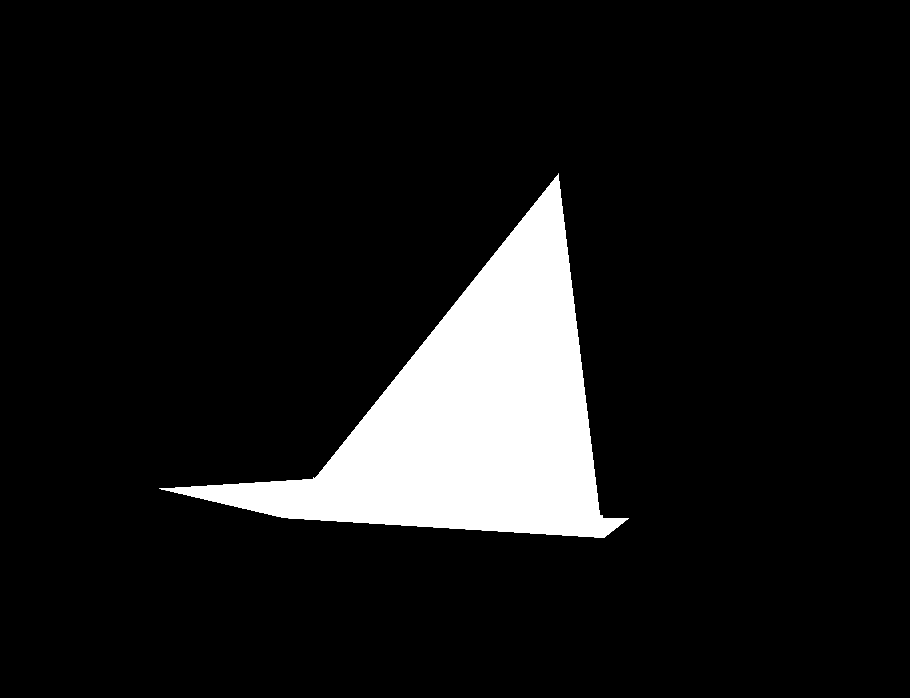
#> input picture assets/step4a.png, 910 x 698 px
$ python hsvCalibration.py
#> lines starting #> are read from the running program, lines starting #| are printed output that depends on the picture; after the words box and inside, x2 and y2 are one past the last pixel; in counts of white or black regions, pixels touching at a corner belong together
#> (reads trackbarValues.json from the repository)
### shapeMatch.py
import cv2
import math
import numpy as np

import draw

green_contour_size = 10000

def detectContours(bimg, dimg, minArea=1000, approx_val=0.01, debug=False):
    ''' Returns all approximated contours larger than minArea '''
    contours, _ = cv2.findContours(bimg, cv2.RETR_EXTERNAL, cv2.CHAIN_APPROX_SIMPLE)
    results = []

    for i in range(len(contours)):
        cnt = contours[i]
        area = cv2.contourArea(cnt)

        if area > minArea:
            peri = cv2.arcLength(cnt, True)
            approx = cv2.approxPolyDP(cnt, approx_val*peri, True)
            results.append(approx)
            if debug:
                cv2.drawContours(dimg, [approx], 0, draw.DEBUG_GREEN, draw.THICKNESS_S)

    return results


def getLargestContour(contours):
    max_area = 0
    max_cnt = []

    if len(contours) > 0:
        for cnt in contours:
            area = cv2.contourArea(cnt)
            if area > max_area:
                max_area = area
                max_cnt = cnt
    return max_cnt


def loadReferenceContour(path):
#> called with path = 'assets/step4a.png'
    img = cv2.imread(path)
#> img is the input picture: shape (698, 910, 3); min 0, max 255, mean 24.6
    img_gray = cv2.cvtColor(img, cv2.COLOR_BGR2GRAY)
    img_blur = cv2.GaussianBlur(img_gray, (5, 5), 1)
    ret, img_bin = cv2.threshold(img_blur, 190, 255, cv2.THRESH_BINARY)
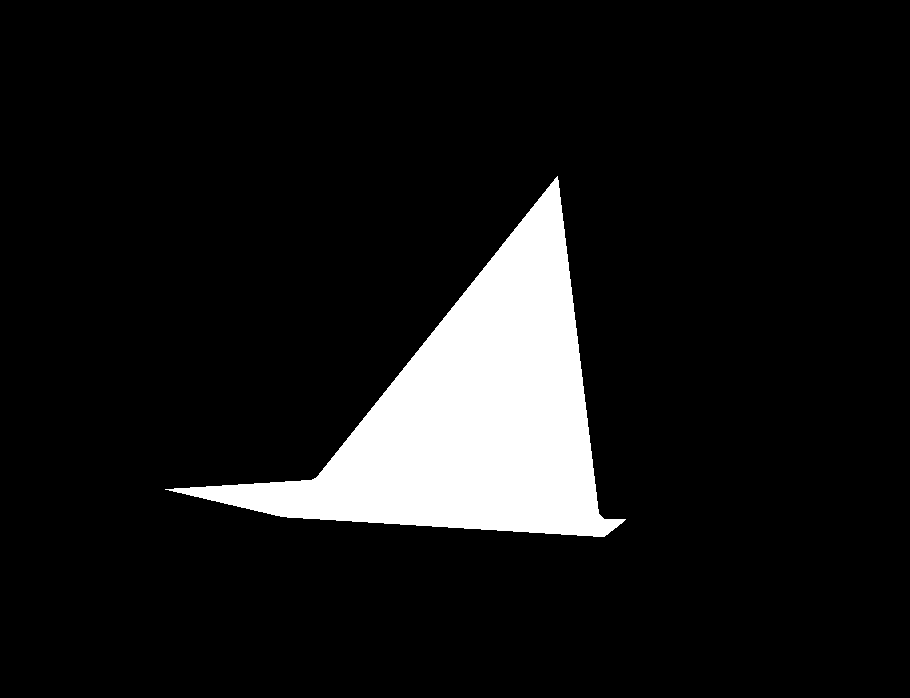
#> img_bin: shape (698, 910); 9.4% white; 1 white region
    contours = detectContours(img_bin, [], minArea=100, debug=False)
#> in detectContours, `contours, _ = cv2.findContours(bimg, cv2.RETR_EXTERNAL, cv2.CHAIN_APPR..`: contours = 1 contour; box (x1, y1, x2, y2) and area: (165, 176, 626, 537) 59381
#> the loop in detectContours, `for i in range(len(contours)):` made 1 pass
#> (area, peri) on pass 1: (59381, 1426.8)
#> after the loop in detectContours, `for i in range(len(contours)):`: results = 1 item
#> contours = 1 item
    cnt = getLargestContour(contours)
#> the loop in getLargestContour, `for cnt in contours:` made 1 pass
#> (area, max_area) on pass 1: (57932.5, 57932.5)
#> after the loop in getLargestContour, `for cnt in contours:`: max_area = 57932.5; max_cnt = [[557, 176], [315, 478], [165, 489], [287, 517], [616, 527], [597, 508]]
#> cnt has the same summary as max_cnt in getLargestContour
    return cnt


def compareShapes(cnt1, cnt2, threshold=0.9, debug=False):
    ''' Returns True if both contours are similar '''
    d = -1
    if len(cnt1) > 0 and len(cnt2) > 0:
        d = cv2.matchShapes(cnt1, cnt2, cv2.CONTOURS_MATCH_I2, 0)

    if debug:
        print('d = ' + str(d))

    if d < threshold and d >= 0:
        return True
    else:
        return False


def calculatedSquaredDistance(pt1, pt2):
    return (pt1[0]-pt2[0]) ** 2 + (pt1[1]-pt2[1]) ** 2


# [38 lines left out: functions getAccentContour, differentiate2and3, getStep3Triangle, not called in this run]


########################################################################

refcnt_4 = loadReferenceContour('assets/step4a.png')
#> refcnt_4 has the same summary as max_cnt in getLargestContour

def identifyCurrentStep(img, img_masked, accent_masked, debug=False):
    ''' Returns:
            - step: [int] current step
                - -1 if no step matches
                - -2 if undecided
            - cnt: [array] original contour
    '''
    contours = detectContours(img_masked, img, debug)
    cnt = getLargestContour(contours)
    l = len(cnt)

    # =================================================
    if l == 4:
        if debug:
            print('4 vertices')
        shape = cnt.reshape(4, 2)
        a, b, c, d = shape

        # check if the edges are equal length
        l1 = calculatedSquaredDistance(a, b)
        l2 = calculatedSquaredDistance(b, c)
        l3 = calculatedSquaredDistance(c, d)
        l4 = calculatedSquaredDistance(d, a)
        v1 = abs(l1-l3) < (0.3*l1)
        v2 = abs(l2-l4) < (0.3*l2)
        v3 = abs(l2-l1) < (0.3*l2)
        if v1 and v2 and v3:
            return 1, cnt
        elif debug:
            print('l1: {}, l2: {}, l3: {}, l4: {}'.format(l1, l2, l3, l4))

    # ---------------
    elif l == 3:
        if debug:
            print('3 vertices')
        shape = cnt.reshape(3, 2)
        a, b, c = shape

        # check if it's right angle triangle with a2 + b2 = c2
        l1 = calculatedSquaredDistance(a, b)
        l2 = calculatedSquaredDistance(b, c)
        l3 = calculatedSquaredDistance(c, a)
        v1 = abs(l1 - (l2+l3)) < (0.2*l1)
        v2 = abs(l2 - (l1+l3)) < (0.2*l2)
        v3 = abs(l3 - (l2+l1)) < (0.2*l3)
        if v1 or v2 or v3:
            dif = differentiate2and3(img, accent_masked)

            if dif == 3:
                if v1:
                    top = c
                    bases = [a,b]
                elif v2:
                    top = a
                    bases = [b,c]
                else:
                    top = b
                    bases = [c,a]
                cnt = getStep3Triangle(img, accent_masked, shape, top, bases)
            return dif, cnt

        elif debug:
            print('l1: {}, l2: {}, l3: {}'.format(l1, l2, l3))

    # ---------------
    elif l == 5:
        if debug:
            print('5 vertices')
        shape = cnt.reshape(5, 2)
        hull = cv2.convexHull(cnt, returnPoints=False)
        if len(hull) == 4:
            dif = differentiate2and3(img, accent_masked)
            if dif == 3:
                x = 10 - hull.sum()  # find out concave vertex index
                a = cnt[(x+1) % 5]  # next to x
                b = cnt[(x+2) % 5]
                c = cnt[(x+3) % 5]
                d = cnt[(x+4) % 5]  # next to x
                l1 = calculatedSquaredDistance(a[0], c[0])
                l2 = calculatedSquaredDistance(b[0], d[0])

                if l1 > l2:  # ac are bases
                    triangle = np.array([b, c, a])
                else:       # bd are bases
                    triangle = np.array([c, b, d])
                return dif, triangle

            return dif, cnt


    # ---------------
    else:
        if debug:
            print('{} vertices'.format(l))
        isStep4 = compareShapes(refcnt_4, cnt, threshold=1.2)
        if isStep4:
            shape = cnt.reshape(l, 2)
            return 4, cnt

        # no step matches
        return -1, []

    return -1, []

### trackbar.py
import cv2
import numpy as np

TRACKBAR_WINDOW = "Trackbars"


class Trackbars:
    """
    Attributes
    ----------
    lower : np array
        reference to the lowerHSV array
    upper : np array
        reference to the upperHSV array

    Methods
    -------
    startTrackbars
        Starts the HSV trackbars. Changes in value in the trackbars will be updated to the lowerHSV and upperHSV arrays

    useHSVTrackbars
        ~ currently not in-use
        Opens a window that displays mask based on trackbar values

    closeTrackbars
        Closes trackbars and return lower & upper values in separate arrays
        - return values might not be necessary because you can get the same values in the lowerHSV & upperHSV arrays
          passed when creating an instance
    """

    def __init__(self, lower, upper):
        self.lower = lower
        self.upper = upper

    def startTrackbars(self):
        l = self.lower
        u = self.upper

        cv2.namedWindow(TRACKBAR_WINDOW)
        cv2.resizeWindow(TRACKBAR_WINDOW, 640, 240)
        cv2.createTrackbar("Hue Min", TRACKBAR_WINDOW, l[0], 179, self.hueMin)
        cv2.createTrackbar("Hue Max", TRACKBAR_WINDOW, u[0], 179, self.hueMax)
        cv2.createTrackbar("Sat Min", TRACKBAR_WINDOW, l[1], 255, self.satMin)
        cv2.createTrackbar("Sat Max", TRACKBAR_WINDOW, u[1], 255, self.satMax)
        cv2.createTrackbar("Val Min", TRACKBAR_WINDOW, l[2], 255, self.valMin)
        cv2.createTrackbar("Val Max", TRACKBAR_WINDOW, u[2], 255, self.valMax)

    # [15 lines left out: function useHSVTrackbars, not called in this run]

    def closeTrackbars(self):
        h_min = cv2.getTrackbarPos("Hue Min", TRACKBAR_WINDOW)
        h_max = cv2.getTrackbarPos("Hue Max", TRACKBAR_WINDOW)
        s_min = cv2.getTrackbarPos("Sat Min", TRACKBAR_WINDOW)
        s_max = cv2.getTrackbarPos("Sat Max", TRACKBAR_WINDOW)
        v_min = cv2.getTrackbarPos("Val Min", TRACKBAR_WINDOW)
        v_max = cv2.getTrackbarPos("Val Max", TRACKBAR_WINDOW)

        lower = np.array([h_min, s_min, v_min])
        upper = np.array([h_max, s_max, v_max])

        cv2.destroyWindow(TRACKBAR_WINDOW)
        cv2.destroyWindow("Mask")

        return lower, upper

    # onChange callbacks
    def hueMin(self, x):
        self.lower[0] = x

    def hueMax(self, x):
        self.upper[0] = x

    def satMin(self, x):
        self.lower[1] = x

    def satMax(self, x):
        self.upper[1] = x

    def valMin(self, x):
        self.lower[2] = x

    def valMax(self, x):
        self.upper[2] = x

### trackbar2.py
import cv2
import numpy as np


class Trackbar:
    """
    Attributes
    ----------
    trackbars : object
        { trackbarName: [curPos, maxPos] }
    windowName : string
        name of the window

    Methods
    -------
    startTrackbars
        Starts the HSV trackbars

    getTrackbarValues
        Updates the trackbars object with the current positions

    closeTrackbars
        Closes trackbars
    """

    def __init__(self, trackbars, windowName, withMask=0):
        self.windowName = windowName
        self.trackbars = trackbars

    def onChange(self, x):
        pass

    def startTrackbars(self):
        wName = self.windowName
        trackbars = self.trackbars

        cv2.namedWindow(wName)
        cv2.resizeWindow(wName, 640, 240)
        for tb in trackbars:
            initPos = trackbars[tb][0]
            maxPos = trackbars[tb][1]
            cv2.createTrackbar(tb, wName, initPos, maxPos, self.onChange)

    def getTrackbarValues(self):
        allValues = []

        for tb in self.trackbars:
            curPos = cv2.getTrackbarPos(tb, self.windowName)
            self.trackbars[tb][0] = curPos

    def closeTrackbars(self):
        cv2.destroyWindow(self.windowName)

### hsvCalibration.py
import cv2
import math
import numpy as np
import json
from trackbar import Trackbars
from trackbar2 import Trackbar
import shapeDetection as shape
import draw
import time
from sys import platform
from shapeDetection import detectShape, findTriangle, findTriangleWithFold, calculatedSquaredDistance, identifyTriangle, differentiateTriangle
from shapeMatch import identifyCurrentStep, detectContours


HSV = 0
CANNY = 1
HSV_A = 2
HSV_B = 3
TEXT_POS = (100, 100)

"""
Press 'q' to quit
      'x/y/z' to toggle HSV trackbars
      'e' to toggle Canny threshold trackbars
"""


def startWebcam():
    if platform == 'win32':
        cap = cv2.VideoCapture(0, cv2.CAP_DSHOW)
    else:
        cap = cv2.VideoCapture(0)
        # cap = cv2.VideoCapture('videos/step3_sample.mov')

    cap.set(cv2.CAP_PROP_FRAME_HEIGHT, 240)
    cap.set(cv2.CAP_PROP_FRAME_WIDTH, 320)
    cap.set(cv2.CAP_PROP_EXPOSURE, -7)  # set exposure to minimum

    # retrieve saved values
    with open('trackbarValues.json') as json_file:
        raw = json.load(json_file)
        hsv = raw[str(HSV)]
        lowerHSV = np.array(hsv["LowerHSV"])
        upperHSV = np.array(hsv["UpperHSV"])
        hsv1 = raw[str(HSV_A)]
        l1 = np.array(hsv1["LowerHSV"])
        u1 = np.array(hsv1["UpperHSV"])
        hsv2 = raw[str(HSV_B)]
        l2 = np.array(hsv2["LowerHSV"])
        u2 = np.array(hsv2["UpperHSV"])
        canny = raw[str(CANNY)]

    # for trackbars
    # [HSV, CANNY, HSV_A, HSV_B]
    trackbarOn = [False, False, False, False]
    tb = Trackbars(lowerHSV, upperHSV)
    tb1 = Trackbars(l1, u1)
    tb2 = Trackbars(l2, u2)
    cannyTb = Trackbar(canny, "Canny Thresholds")

    state = 2
    t = 0
    l_hsv = lowerHSV
    u_hsv = upperHSV

    while True:
        success, img = cap.read()
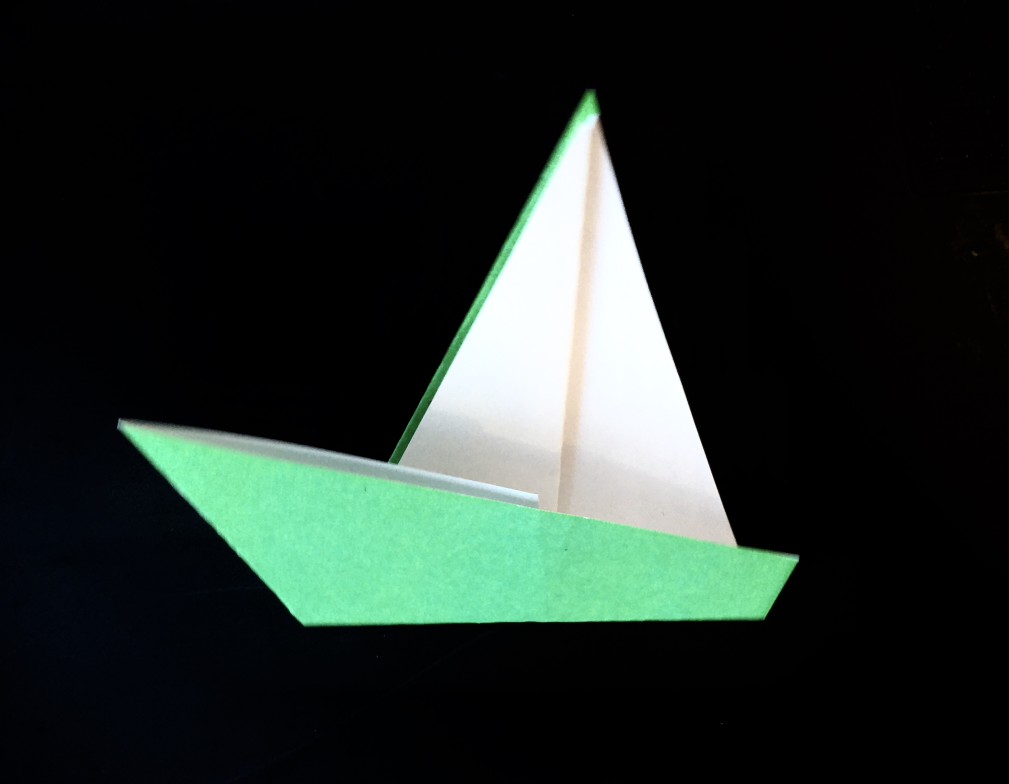
#> input picture assets/IMG_6661.jpg, 3026 x 2351 px, given in place of the camera (shown at 1/3 size)
#> img is the input picture: shape (2351, 3026, 3); mean B, G, R 39.4, 44.3, 33.9
        imgHSV = cv2.cvtColor(img, cv2.COLOR_BGR2HSV)
        mask = cv2.inRange(imgHSV, l_hsv, u_hsv)
        mask2 = cv2.inRange(imgHSV, l1, u1)
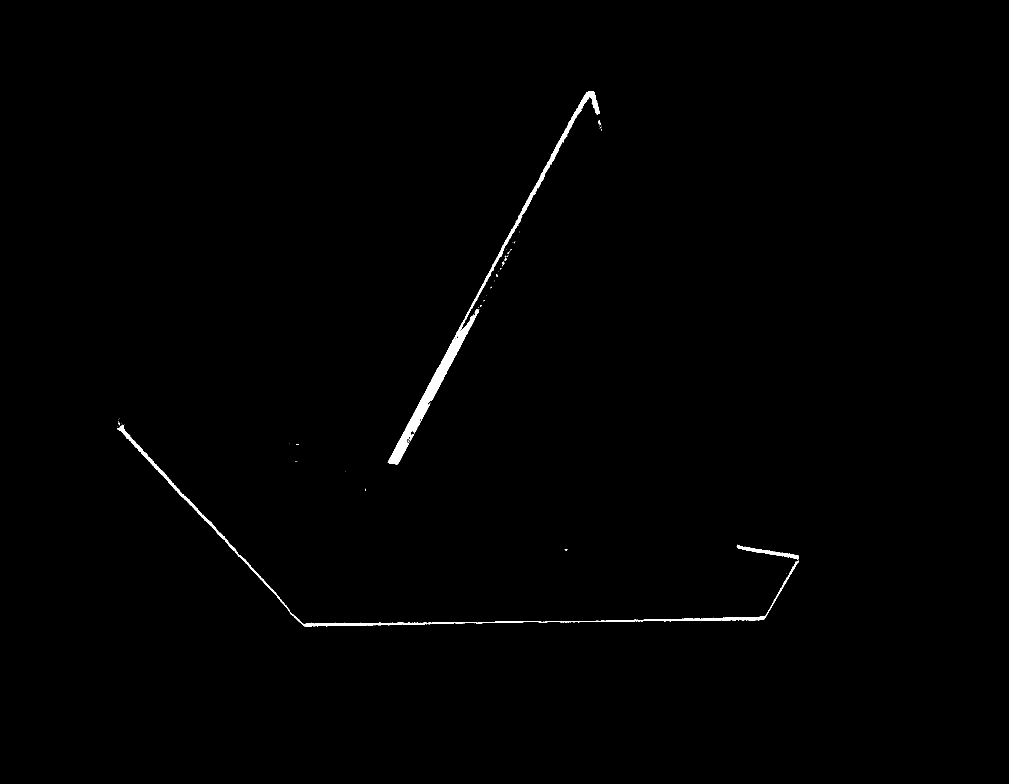
#> mask2: shape (2351, 3026) (shown at 1/3 size); 0.51% white; 63 white regions (53 under 20 px), largest, box (x1, y1, x2, y2) and area: (1163, 273, 1800, 1394) 21593, (352, 1274, 2397, 1880) 12379, (2210, 1634, 2396, 1680) 1734
        mask3 = cv2.inRange(imgHSV, l2, u2)
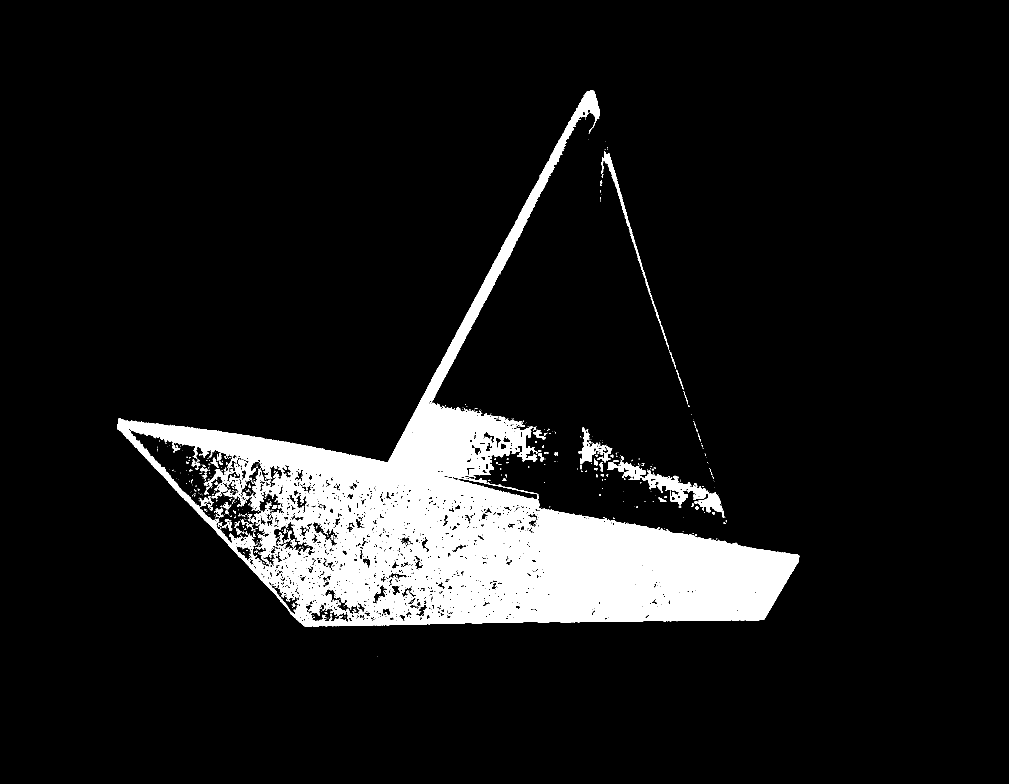
#> mask3: shape (2351, 3026) (shown at 1/3 size); 9.4% white; 888 white regions (741 under 20 px)

        # ==== key controls ====
        keyPressed = cv2.waitKey(1)
#> (key q is pressed here)
        # quit
        if (keyPressed & 0xFF) == ord('q'):
            cap.release()
            cv2.destroyAllWindows()

        # quit with saving
        elif (keyPressed & 0xFF) == ord('s'):
            raw[str(HSV)]["LowerHSV"] = lowerHSV.tolist()
            raw[str(HSV)]["UpperHSV"] = upperHSV.tolist()
            with open('trackbarValues.json', 'w') as json_file:
                json.dump(raw, json_file)

            cap.release()
            cv2.destroyAllWindows()

        # quit with saving (A)
        elif (keyPressed & 0xFF) == ord('t'):
            raw[str(HSV_A)]["LowerHSV"] = l1.tolist()
            raw[str(HSV_A)]["UpperHSV"] = u1.tolist()
            with open('trackbarValues.json', 'w') as json_file:
                json.dump(raw, json_file)

            cap.release()
            cv2.destroyAllWindows()

        # quit with saving (B)
        elif (keyPressed & 0xFF) == ord('u'):
            raw[str(HSV_B)]["LowerHSV"] = l2.tolist()
            raw[str(HSV_B)]["UpperHSV"] = u2.tolist()
            with open('trackbarValues.json', 'w') as json_file:
                json.dump(raw, json_file)

            cap.release()
            cv2.destroyAllWindows()

        # HSV trackbar
        elif (keyPressed & 0xFF) == ord('x'):
            # turn on trackbar
            if not any(trackbarOn):
                l_hsv = lowerHSV
                u_hsv = upperHSV
                tb.startTrackbars()
                trackbarOn[HSV] = True
            elif trackbarOn[HSV]:
                values = tb.closeTrackbars()
                trackbarOn[HSV] = False
            else:
                print('Close other trackbar first')

        # HSV trackbar (A)
        elif (keyPressed & 0xFF) == ord('y'):
            # turn on trackbar
            if not any(trackbarOn):
                l_hsv = l1
                u_hsv = u1
                tb1.startTrackbars()
                trackbarOn[HSV_A] = True
            elif trackbarOn[HSV_A]:
                values = tb.closeTrackbars()
                trackbarOn[HSV_A] = False
            else:
                print('Close other trackbar first')

        # HSV trackbar (B)
        elif (keyPressed & 0xFF) == ord('z'):
            # turn on trackbar
            if not any(trackbarOn):
                l_hsv = l2
                u_hsv = u2
                tb2.startTrackbars()
                trackbarOn[HSV_B] = True
            elif trackbarOn[HSV_B]:
                values = tb.closeTrackbars()
                trackbarOn[HSV_B] = False
            else:
                print('Close other trackbar first')

        # Canny trackbar
        elif (keyPressed & 0xFF) == ord('e'):
            if not any(trackbarOn):
                cannyTb.startTrackbars()
                trackbarOn[CANNY] = True
            elif trackbarOn[CANNY]:
                cannyTb.closeTrackbars()
                trackbarOn[CANNY] = False
            else:
                print('Close other trackbar first')
        # =======================

        # Necessary operations when respective trackbar is on
        if trackbarOn[HSV] or trackbarOn[HSV_B] or trackbarOn[HSV_A]:
            cv2.namedWindow('Mask')
            cv2.imshow("Mask", mask)
        if trackbarOn[CANNY]:
            cannyTb.getTrackbarValues()


# **************************************************************

        img_copy = np.copy(img)

        if state == 2:    # misc testing
            img_masked = cv2.inRange(imgHSV, lowerHSV, upperHSV)
            accent_masked = cv2.inRange(imgHSV, l2, u2)
            step, shape = identifyCurrentStep(
                img_copy, img_masked, accent_masked, False)
#> in detectContours (call 2), `contours, _ = cv2.findContours(bimg, cv2.RETR_EXTERNAL, cv2.CHAIN_APPR..`: contours = 15 contours, 13 with area under 20; largest, box (x1, y1, x2, y2) and area: (351, 268, 2398, 1881) 1351608, (2917, 756, 2931, 768) 50
#> the loop in detectContours (call 2), `for i in range(len(contours)):` made 15 passes
#> (area, peri) on passes 11, 15: (49.5, 39.21), (1351608.5, 7067.6)
#> after the loop in detectContours (call 2), `for i in range(len(contours)):`: results = 4 contours, 2 with area under 20; largest, box (x1, y1, x2, y2) and area: (355, 270, 2396, 1881) 1342597, (2917, 756, 2931, 768) 50
#> in identifyCurrentStep, `contours = detectContours(img_masked, img, debug)`: contours has the same summary as results in detectContours
#> the loop in getLargestContour (call 2), `for cnt in contours:` made 4 passes
#> (area, max_area) on passes 3 to 4: (49.5, 49.5), (1342597, 1342597)
#> in identifyCurrentStep, `cnt = getLargestContour(contours)`: cnt = [[1783, 270], [1163, 1386], [355, 1256], [915, 1880], [2290, 1860], [2395, 1686], [2209, 1627]]
#> in identifyCurrentStep, `l = len(cnt)`: l = 7
#> in compareShapes, `d = cv2.matchShapes(cnt1, cnt2, cv2.CONTOURS_MATCH_I2, 0)`: d = 1.11
#> in identifyCurrentStep, `isStep4 = compareShapes(refcnt_4, cnt, threshold=1.2)`: isStep4 = True
#> in identifyCurrentStep, `shape = cnt.reshape(l, 2)`: shape has the same summary as cnt
#> step = 4; shape has the same summary as cnt in identifyCurrentStep
            print(step)
#| 4

        # cv2.namedWindow('Result')
        cv2.imshow("Webcam", img_copy)
        cv2.imshow("Paper", mask)
        cv2.imshow("Colour accent", mask2)
        cv2.imshow("Skin", mask3)


state = 0
startWebcam()
